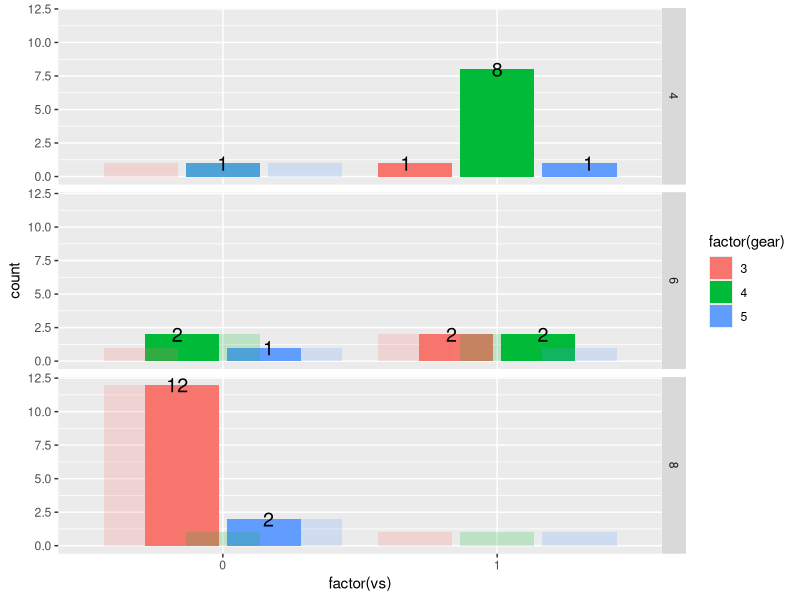

Source code (R):
library(tidyverse)
mtcars %>% 
  ggplot() +
  aes(x = "all") +
  geom_bar(position = position_dodge2(preserve = "single")) +
  geom_bar(data = . %>% complete(vs, gear, cyl) , 
           alpha = .2,
           position = position_dodge2(preserve = "single")) +
  stat_count(geom = "text",
             aes(label = ..count..),
             size = 5,
             position = 
               position_dodge2(width = 1,
                              preserve = "single")) + #BREAK
  aes(x = factor(vs)) + #BREAK
  aes(fill = factor(gear)) + #BREAK
  facet_grid(factor(cyl)~.) #BREAK
  
